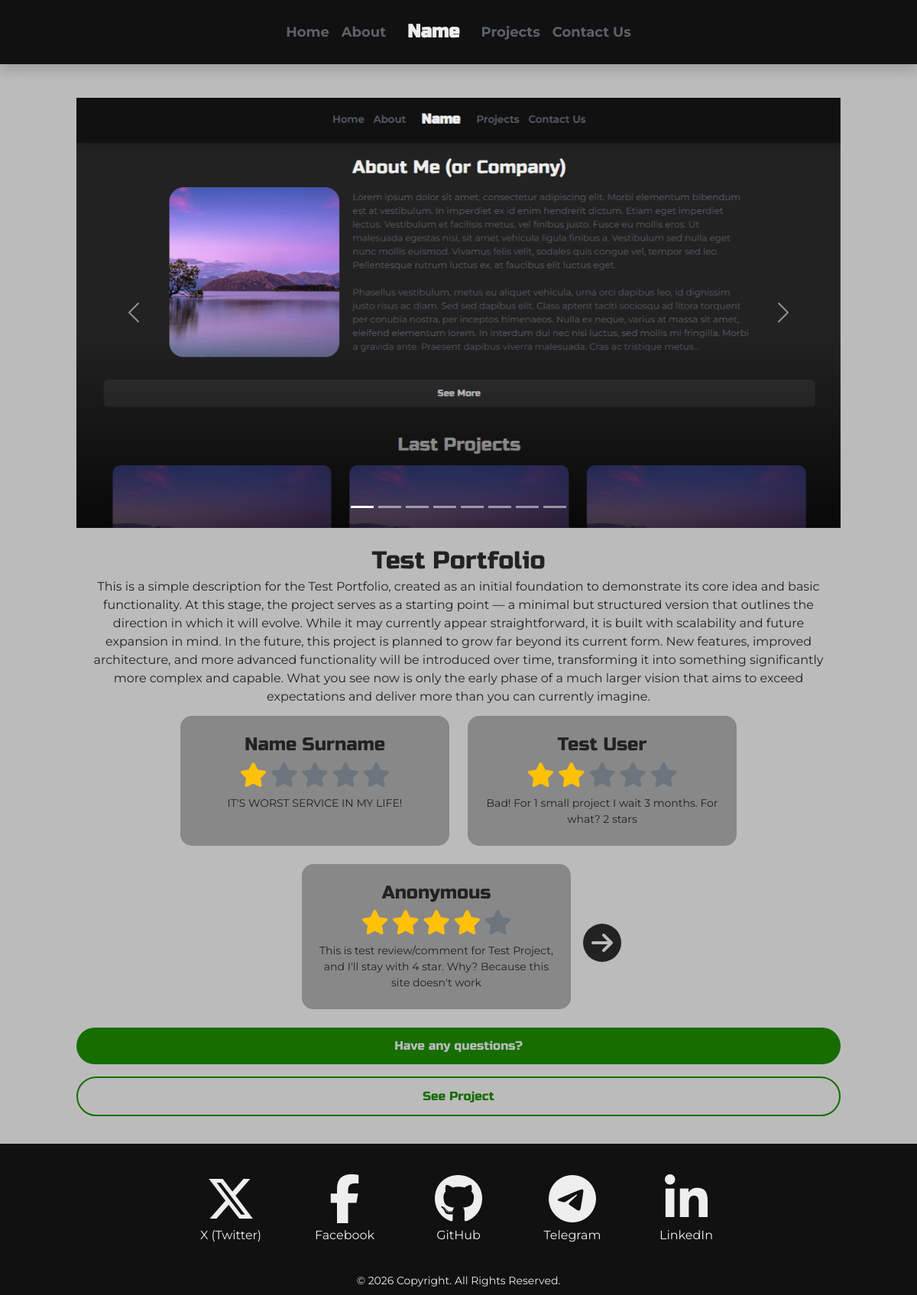
/projects/1/, run on the app's committed database.
### projects/models.py (models this page shows, shortened)
class ProjectImage(models.Model):
    project = models.ForeignKey(
        Project,
        on_delete=models.CASCADE,
        related_name='images'
    )
    image = models.ImageField(upload_to=project_image_path)
    class Meta:
        verbose_name = "Project Image"
        verbose_name_plural = "Project Images"

class Project(models.Model):
    title = models.CharField("Project Title", max_length=100)
    anons = models.CharField("Project Anons", max_length=250)
    full_desc = models.TextField("Project Description")
    project_url = models.URLField(blank=True, null=True)
    class Meta:
        verbose_name = "Project"
        verbose_name_plural = "Projects"

### reviews/models.py (models this page shows, shortened)
class Reviews(models.Model):
    project = models.ForeignKey(
        'projects.Project',
        on_delete=models.CASCADE,
        related_name='reviews'
    )
    name = models.CharField("Full Name", max_length=50, default='Anonymous')
    rate = models.IntegerField(
        "Rating",
        validators=[MinValueValidator(1), MaxValueValidator(5)]
    )
    message = models.TextField("Message", null=True)
    date = models.DateTimeField("Date/Time", auto_now_add=True, db_index=True)
    class Meta:
        verbose_name = "Review"
        verbose_name_plural = "Reviews"

### projects/views.py (the view)
# urls.py: path('<int:project_id>/', views.project_detail, name='project_detail'),
def project_detail(request, project_id):
    project = get_object_or_404(
        Project.objects.prefetch_related('images', 'reviews'),
        id=project_id
    )
    latest_reviews = project.reviews.all().order_by('-date')[:3]
    return render(request, 'projects/project_detail.html', {
        'project': project,
        'latest_reviews': latest_reviews
    })

### projects/templates/projects/project_detail.html (shortened to what this page needs)
{% extends "main/layout.html" %}
{% load static %}
{% block content %}
<div class="container d-flex flex-column text-center justify-content-center mt-4">
    {% if project.images.all %}
        {% with images=project.images.all %}
        <div class="carousel-wrapper">
            <div id="carouselExampleAutoplaying"
                class="carousel slide"
                data-bs-ride="carousel">
                <div class="carousel-indicators">
                    {% for img in images %}
                        <button type="button"
                            data-bs-target="#carouselExampleAutoplaying"
                            data-bs-slide-to="{{ forloop.counter0 }}"
                            class="{% if forloop.first %}active{% endif %}"
                            aria-current="{% if forloop.first %}true{% endif %}">
                        </button>
                    {% endfor %}
                </div>
                <div class="carousel-inner">
                    {% for img in images %}
                        <div class="carousel-item {% if forloop.first %}active{% endif %}" data-bs-interval="5000">
                            <img src="{{ img.image.url }}"
                                class="d-block w-100"
                                style="aspect-ratio: 16/9; object-fit: cover;">
                        </div>
                    {% endfor %}
                </div>
                <button class="carousel-control-prev" type="button"
                        data-bs-target="#carouselExampleAutoplaying"
                        data-bs-slide="prev">
                    <span class="carousel-control-prev-icon"></span>
                </button>
                <button class="carousel-control-next" type="button"
                        data-bs-target="#carouselExampleAutoplaying"
                        data-bs-slide="next">
                    <span class="carousel-control-next-icon"></span>
                </button>
            </div>
        </div>
        {% endwith %}
    {% else %}
        <img src="{% static 'main/img/image_not_found.png' %}"
            class="d-block w-100"
            style="aspect-ratio: 16/9; object-fit: cover;">
    {% endif %}
    <h1 class="pt-4 pb-3" style="font-size: 32px;">{{ project.title }}</h1>
    <p>{{ project.full_desc }}</p>
    <div class="d-flex justify-content-center flex-wrap" style="gap: 0.5rem;">
        {% for review in latest_reviews %}
            <div class="card mx-2 mb-3 text-center"
                 style="width: 22rem; border: none; background: var(--card-color); border-radius: 15px;">
                <div class="card-body">
                    <h5 class="card-title my-2"
                        style="color: var(--title-color); font-family: 'Russo One'; font-size: 24px;">
                        {{ review.name }}
                    </h5>
                    <div>
                        {% for i in "12345" %}
                            {% if forloop.counter <= review.rate %}
                                <i class="fa-solid fa-star fs-2 text-warning"></i>
                            {% else %}
                                <i class="fa-solid fa-star fs-2 text-secondary"></i>
                            {% endif %}
                        {% endfor %}
                    </div>
                    <p class="card-text py-2"
                       style="color: var(--title-color); font-family: 'Montserrat', sans-serif; font-size: 14px;">
                        {{ review.message }}
                    </p>
                </div>
            </div>
        {% endfor %}
        <a class="d-flex align-items-center justify-content-center"
            style="background: var(--title-color); color: var(--background-color);
                border-radius: 25px; padding: 10px; height: 50px; min-width: 50px;
                margin: auto 0;"
            href="{% url 'review' project.id %}">
            <i class="fa-solid fa-arrow-right fs-2"></i>
        </a>
    </div>
    <a href="{% url 'feedback' %}#feedbackForm"
       class="btn btn-success my-2 w-100"
       style="font-family: 'Russo One'; padding: 12px 0; border-radius: 30px; color: var(--background-color);"
       data-text="Questions about {{ project.title }}">
        Have any questions?
    </a>
    {% if project.project_url %}
        <a href="{{ project.project_url }}"
           class="btn btn-outline-success mt-2 mb-3 w-100"
           style="font-family: 'Russo One'; padding: 12px 0; border-radius: 30px;"
           target="_blank">
            See Project
        </a>
    {% endif %}
</div>
{% endblock %}

### main/static/main/css/main.css (style rules this page uses)
:root { --background-color: #bbbbbb; --text-color: #222222; --title-color: #222222; --card-color: #888888; --nav-footer-color: #111111; --nav-text: #5d6169; --footer-text: #eeeeee; --brand-color: #eeeeee; --btn-color: #888888; --card-btn: #b4b4b4; --card-btn-text: #222222; --success-color: #166d00; }
* { margin: 0; padding: 0; font-family: 'Montserrat', sans-serif; }
html, body { height: 100%; }
body { display: flex; flex-direction: column; min-height: 100vh; background: var(--background-color); color: var(--text-color); }
h1, h2, h3, h4, h5, h6 { font-family: 'Russo One', sans-serif; color: var(--title-color); }
.btn { font-family: 'Russo One'; border: none; padding: 12px 0; transition: 1s ease; }
.btn-success { background: var(--success-color); border: var(--success-color); }
.btn-outline-success { background: none; color: var(--success-color); border: 2px solid var(--success-color); }
.container > p { position: relative; top: -13px; background: var(--background-color); display: inline-block; padding: 0 12px; font-size: 16px; color: var(--text-color); margin: 0 auto; text-align: center; }
.carousel-wrapper { position: relative; }
.carousel-wrapper::after { content: ""; position: absolute; left: 0; right: 0; bottom: 0; height: 45%; background: linear-gradient( to top, rgba(0, 0, 0, 0.75), rgba(0, 0, 0, 0) ); z-index: 2; pointer-events: none; }
.carousel-indicators { z-index: 3; }
.carousel img { display: block; }

### data on the page
ProjectImage: image (picture)
Project: title "Test Portfolio", full_desc "This is a simple description for the Test Portfolio, created as an initial foundation to demonstrate its core idea and basic functionality. At this stage, the project serves as a starting point — a minimal but structured version that outlines the direction in which it will evolve. While it may currently appear straightforward, it is built with scalability and future expansion in mind. In the future, this project is planned to grow far beyond its current form. New features, improved architecture, and more advanced functionality will be introduced over time, transforming it into something significantly more complex and capable. What you see now is only the early phase of a much larger vision…"
Reviews: name "Name Surname", rate 1 (drawn), message "IT'S WORST SERVICE IN MY LIFE!"
Reviews: name "Test User", rate 2 (drawn), message "Bad! For 1 small project I wait 3 months. For what? 2 stars"
Reviews: name "Anonymous", rate 4 (drawn), message "This is test review/comment for Test Project, and I'll stay with 4 star. Why? Because this site doesn't work"
